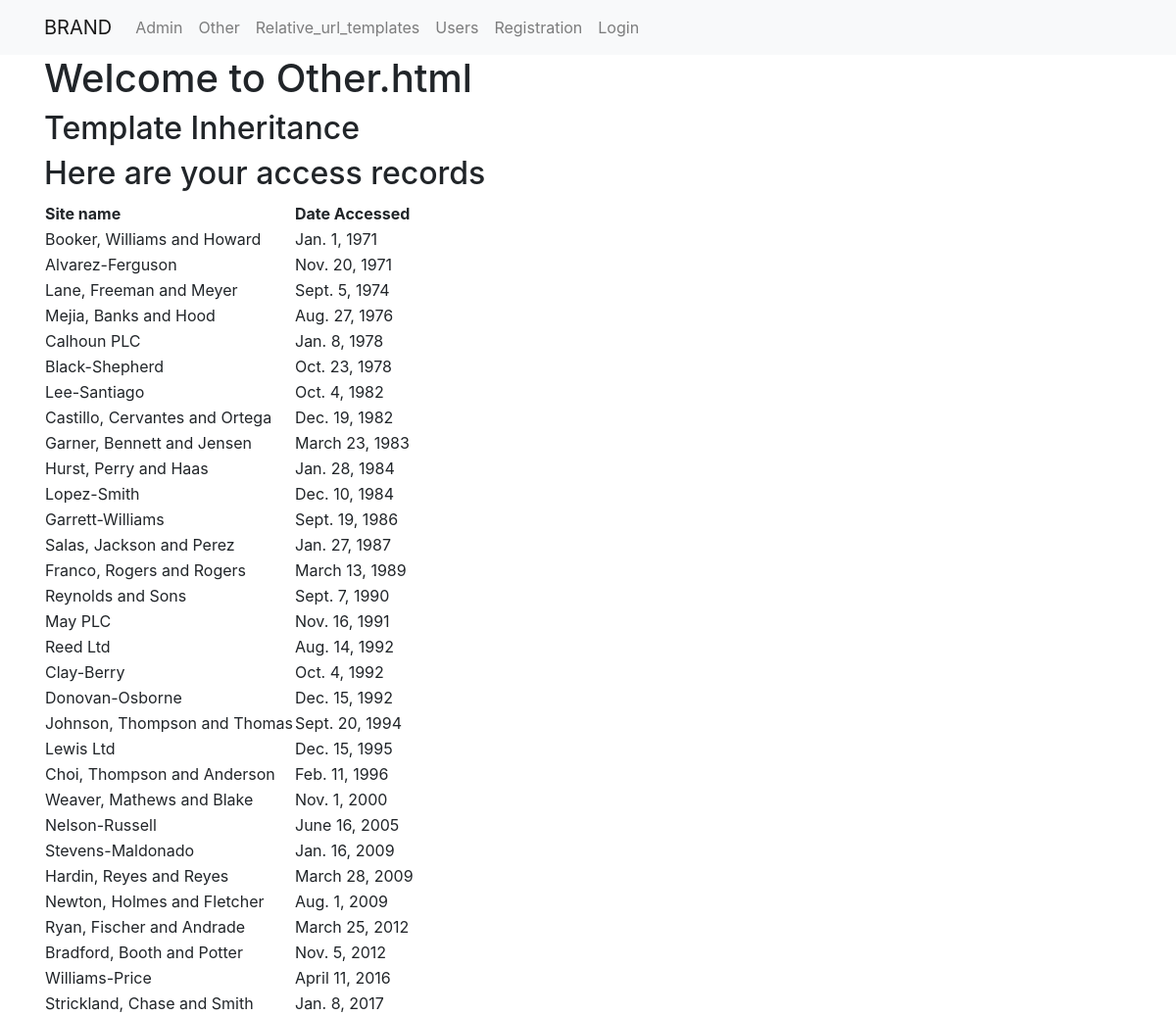
The page /first_app/other/ on the database its author committed.
### first_app/models.py (models this page shows, shortened)
class AccessRecord(models.Model):
    name = models.ForeignKey(Webpage, on_delete=models.CASCADE)
    date = models.DateField()

class Webpage(models.Model):
    topic = models.ForeignKey(Topic, on_delete=models.CASCADE)
    name = models.CharField(max_length=264, unique=True)
    url = models.URLField(unique=True)
    def __str__(self):
        return self.name

### first_app/views.py (the view)
# urls.py: path('other/', views.other, name='other'),
def other(request):
    webpages_list = AccessRecord.objects.order_by('date')
    date_dict = {"access_records":webpages_list}
    return render(request,'first_app/other.html',context=date_dict)

### templates/first_app/other.html
{% extends "first_app/base.html" %}
  {% block body_block %}
  <h1>Welcome to Other.html</h1>
  <h2>Template Inheritance</h2>
  <h2>Here are your access records</h2>
  <div class="django">
    {% if access_records %}
    <table>
      <thead>
        <th>Site name</th>
        <th>Date Accessed</th>
      </thead>
      {% for acc in access_records %}
      <tr>
        <td>{{ acc.name }}</td>
        <td>{{ acc.date }}</td>
      </tr>
      {% endfor %}
    </table>
    {% else %}
    <p>No Access Records found</p>
    {% endif %}
  </div>
  {% endblock %}

### rows shown on the page
AccessRecord: name "Booker, Williams and Howard", date "Jan. 1, 1971"
AccessRecord: name "Alvarez-Ferguson", date "Nov. 20, 1971"
AccessRecord: name "Lane, Freeman and Meyer", date "Sept. 5, 1974"
AccessRecord: name "Mejia, Banks and Hood", date "Aug. 27, 1976"
AccessRecord: name "Calhoun PLC", date "Jan. 8, 1978"
AccessRecord: name "Black-Shepherd", date "Oct. 23, 1978"
AccessRecord: name "Lee-Santiago", date "Oct. 4, 1982"
AccessRecord: name "Castillo, Cervantes and Ortega", date "Dec. 19, 1982"
AccessRecord: name "Garner, Bennett and Jensen", date "March 23, 1983"
AccessRecord: name "Hurst, Perry and Haas", date "Jan. 28, 1984"
AccessRecord: name "Lopez-Smith", date "Dec. 10, 1984"
AccessRecord: name "Garrett-Williams", date "Sept. 19, 1986"
AccessRecord: name "Salas, Jackson and Perez", date "Jan. 27, 1987"
AccessRecord: name "Franco, Rogers and Rogers", date "March 13, 1989"
AccessRecord: name "Reynolds and Sons", date "Sept. 7, 1990"
AccessRecord: name "May PLC", date "Nov. 16, 1991"
AccessRecord: name "Reed Ltd", date "Aug. 14, 1992"
AccessRecord: name "Clay-Berry", date "Oct. 4, 1992"
AccessRecord: name "Donovan-Osborne", date "Dec. 15, 1992"
AccessRecord: name "Johnson, Thompson and Thomas", date "Sept. 20, 1994"
AccessRecord: name "Lewis Ltd", date "Dec. 15, 1995"
AccessRecord: name "Choi, Thompson and Anderson", date "Feb. 11, 1996"
AccessRecord: name "Weaver, Mathews and Blake", date "Nov. 1, 2000"
AccessRecord: name "Nelson-Russell", date "June 16, 2005"
AccessRecord: name "Stevens-Maldonado", date "Jan. 16, 2009"
AccessRecord: name "Hardin, Reyes and Reyes", date "March 28, 2009"
AccessRecord: name "Newton, Holmes and Fletcher", date "Aug. 1, 2009"
AccessRecord: name "Ryan, Fischer and Andrade", date "March 25, 2012"
AccessRecord: name "Bradford, Booth and Potter", date "Nov. 5, 2012"
AccessRecord: name "Williams-Price", date "April 11, 2016"
AccessRecord: name "Strickland, Chase and Smith", date "Jan. 8, 2017"
